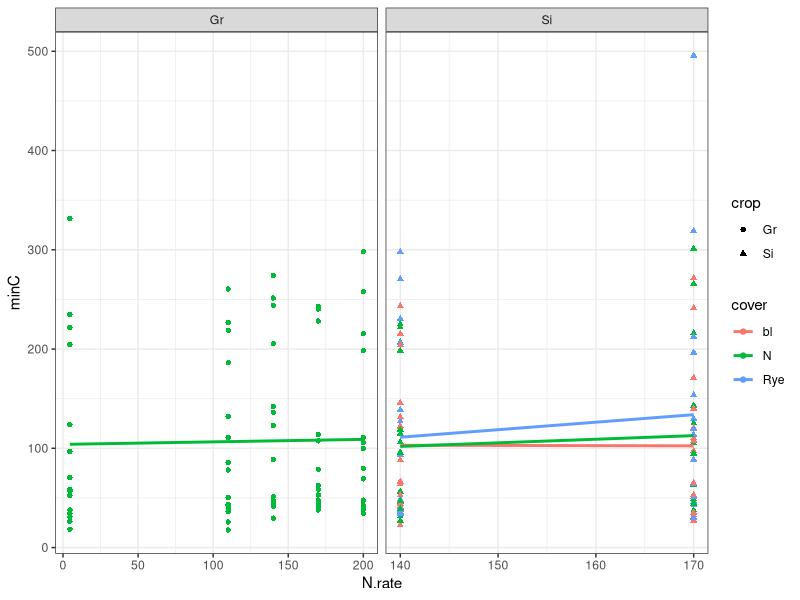
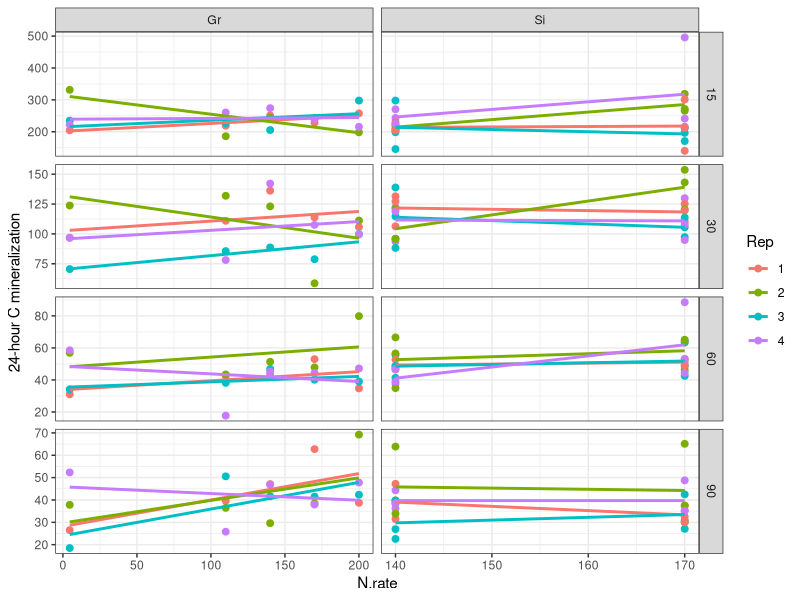
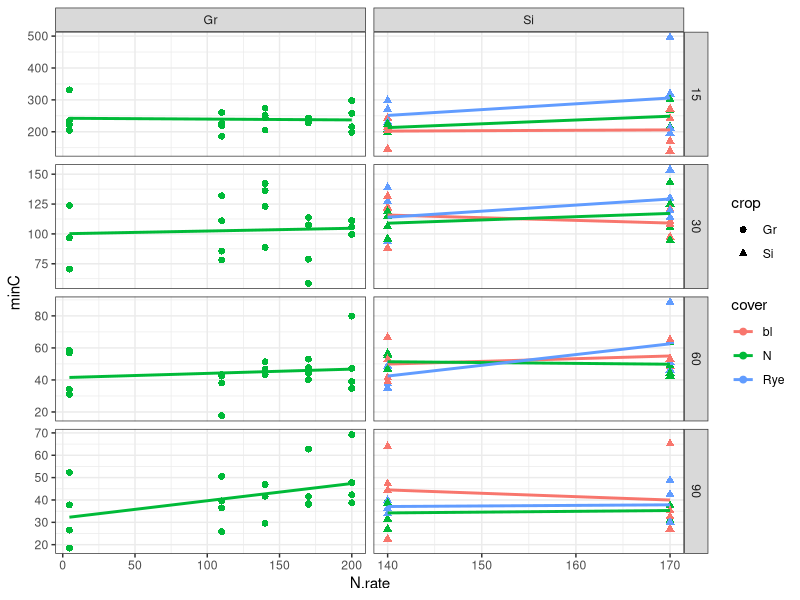

These figures' R source, in order:
#open JV trts
#open POXC
#open PMC
#clean files
#merge files


library(tidyverse)

#treatment file
trt = read.csv("JV trts.csv", header = TRUE)
trt = trt[-which(is.na(trt$Plot)),]

trt$Date= as.Date("2022-05-06")
trt$K = as.numeric(trt$K)

trt =
  trt %>% mutate(across(where(is.character), as.factor),
                     across(where(is.integer), as.factor))


#PMC file

pmc = read.csv("SH data 8.28.23.csv", header = TRUE)


pmc$Date= as.Date("2022-05-06")

pmc =
  pmc %>% mutate(across(where(is.character), as.factor),
                 across(where(is.integer), as.factor))


#poxc file

poxc = read.csv("poxc 8.29.23.csv", header = TRUE)

poxc$Date= as.Date(poxc$Date, "%m/%d/%Y")

poxc =
  poxc %>% mutate(across(where(is.character), as.factor),
                 across(where(is.integer), as.factor))%>%
    group_by(Date, Plot, Depth)%>%
  summarize(poxc_mg_kg_mean = mean(poxc_mg_kg))


#merge

shdat = merge(poxc, trt)

shdat = merge(shdat, pmc)

write.csv(shdat, 
          "sh data 8.29.23.csv",
          row.names = FALSE)

#graph

ggplot(shdat,
       aes(x = N.rate, 
           y = minC,
           color = cover, #))+
           shape = crop))+
  geom_point()+
  facet_grid(.~crop, scales = "free")+
  geom_smooth(method= "lm", se= FALSE)+
  # geom_boxplot()+
  theme_bw()
  

ggplot(shdat,
       aes(x = N.rate, 
           y = minC,
           color = Rep))+
  # shape = crop))+
  geom_point(size = 2)+
  geom_smooth(method = "lm", se= FALSE)+
  facet_grid(Depth~crop, scales = "free")+
  # geom_boxplot()+
  theme_bw()+
  labs(y = "24-hour C mineralization")


ggplot(shdat,
       aes(x = N.rate, 
           y = minC,
           color = cover, #))+
           shape = crop))+
  geom_point(size = 2)+
  facet_grid(Depth~crop, scales = "free")+
  geom_smooth(method= "lm", se= FALSE)+
  # geom_boxplot()+
  theme_bw()
  labs(y = "Permanganate Oxidizeable C")
